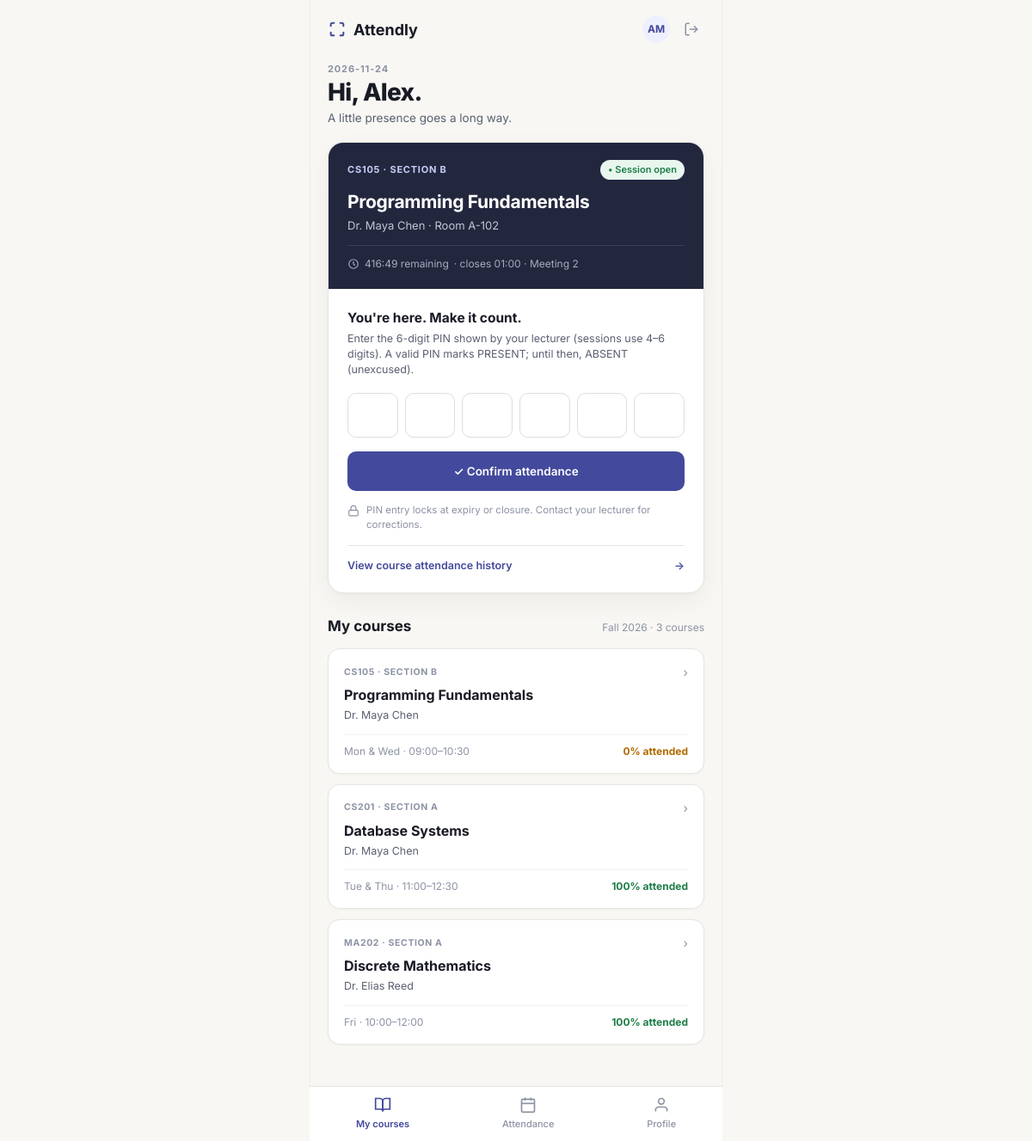
The app's page /student/checkin (signed in) with its own data.
### app/models/course_section.py (models this page shows, shortened)
class CourseSection(db.Model):
    __tablename__ = "course_sections"
    __table_args__ = (
        db.Index("idx_course_sections_course", "courseid"),
        db.Index("idx_course_sections_lecturer", "lecturerid"),
    )
    section_id = db.Column("sectionid", db.String(50), primary_key=True)
    course_id = db.Column(
        "courseid",
        db.String(50),
        db.ForeignKey(
            "courses.courseid",
            ondelete="RESTRICT",
            onupdate="CASCADE",
            name="fk_sections_course",
        ),
        nullable=False,
    )
    lecturer_id = db.Column(
        "lecturerid",
        db.String(50),
        db.ForeignKey(
            "lecturers.lecturerid",
            ondelete="SET NULL",
            onupdate="CASCADE",
            name="fk_sections_lecturer",
        ),
        nullable=True,
    )
    section_name = db.Column("sectionname", db.String(255), nullable=False)
    semester = db.Column("semester", db.String(50), nullable=False)
    room = db.Column("room", db.String(50), nullable=True)
    course = db.relationship("Course", back_populates="sections")
    lecturer = db.relationship(
        "Lecturer",
        back_populates="sections",
        foreign_keys=[lecturer_id],
    )
    enrollments = db.relationship(
        "Enrollment",
        back_populates="section",
        cascade="all, delete-orphan",
        passive_deletes=True,
        lazy="select",
    )
    attendance_sessions = db.relationship(
        "AttendanceSession",
        back_populates="section",
        cascade="all, delete-orphan",
        passive_deletes=True,
        lazy="select",
    )

### app/models/course.py (models this page shows, shortened)
class Course(db.Model):
    __tablename__ = "courses"
    __table_args__ = (
        db.CheckConstraint("credits > 0", name="ck_courses_credits_positive"),
    )
    course_id = db.Column("courseid", db.String(50), primary_key=True)
    course_name = db.Column("coursename", db.String(255), nullable=False)
    credits = db.Column("credits", db.Integer, nullable=False)
    sections = db.relationship(
        "CourseSection",
        back_populates="course",
        passive_deletes="all",
        lazy="select",
    )

### app/models/lecturer.py (models this page shows, shortened)
class Lecturer(User):
    __tablename__ = "lecturers"
    lecturer_id = db.Column(
        "lecturerid",
        db.String(50),
        primary_key=True,
    )
    user_id = db.Column(
        "userid",
        db.BigInteger,
        db.ForeignKey(
            "users.userid",
            ondelete="CASCADE",
            onupdate="CASCADE",
            name="fk_lecturers_user",
        ),
        unique=True,
        nullable=False,
    )
    fullname = db.Column(
        "fullname",
        db.String(255),
        nullable=False,
    )
    sections = db.relationship(
        "CourseSection",
        back_populates="lecturer",
        lazy="select",
    )
    __mapper_args__ = {
        "polymorphic_identity": "lecturer",
        "inherit_condition": (user_id == User.user_id),
    }
    @property
    def lecturerID(self) -> str:
        return self.lecturer_id
    @property
    def full_name(self) -> str:
        return self.fullname

### app/controllers/student_controller.py (the view, shortened to what this page needs)
@student_bp.route("", methods=["GET"])
@student_bp.route("/", methods=["GET"])
@student_bp.route("/courses", methods=["GET"])
@student_bp.route("/checkin", methods=["GET"])
@role_required("student")
def courses_checkin():
    student_id = _current_student_id()
    if not student_id:
        if _wants_json():
            return jsonify({"success": False, "message": "Student profile not found."}), 404
        flash("Student profile not found.", "danger")
        return redirect(url_for("auth.login"))
    sections, course_map, lecturer_map = _load_enrolled_sections(student_id)
    sec_ids = [s.section_id for s in sections]
    sec_lookup = {s.section_id: s for s in sections}
    all_sessions = (
        AttendanceSession.query.filter(AttendanceSession.section_id.in_(sec_ids))
        .order_by(AttendanceSession.start_time.desc())
        .all()
        if sec_ids
        else []
    )
    session_ids = [s.session_id for s in all_sessions]
    my_records = (
        AttendanceRecord.query.filter(
            AttendanceRecord.student_id == student_id,
            AttendanceRecord.session_id.in_(session_ids),
        ).all()
        if session_ids
        else []
    )
    record_by_session = {r.session_id: r for r in my_records}
    now = datetime.now()
    active_sessions = []
    open_sec_ids = set()
    for sess in all_sessions:
        rem = _remaining_seconds(sess, now)
        if rem <= 0:
            continue
        sec = sec_lookup.get(sess.section_id)
        if not sec:
            continue
        open_sec_ids.add(sec.section_id)
        rec = record_by_session.get(sess.session_id)
        my_status = (rec.status or "ABSENT").upper() if rec else "ABSENT"
        c_info = course_map.get(sec.course_id, {})
        active_sessions.append({
            "session_id": sess.session_id,
            "section_id": sec.section_id,
            "course_id": sec.course_id,
            "course_name": c_info.get("course_name", sec.course_id),
            "section_name": sec.section_name,
            "semester": sec.semester,
            "room": sec.room,
            "lecturer_name": lecturer_map.get(sec.lecturer_id, "TBA"),
            "session_date": sess.session_date.isoformat() if sess.session_date else None,
            "start_time": sess.start_time.isoformat() if sess.start_time else None,
            "end_time": sess.end_time.isoformat() if sess.end_time else None,
            "remaining_seconds": rem,
            "my_status": my_status,
            "already_checked_in": my_status in {"PRESENT", "LATE"},
            "check_time": rec.check_time.isoformat() if rec and rec.check_time else None,
        })
    active_session = next((s for s in active_sessions if not s["already_checked_in"]), None)
    if not active_session and active_sessions:
        active_session = active_sessions[0]
    sessions_by_sec = {}
    for sess in all_sessions:
        sessions_by_sec.setdefault(sess.section_id, []).append(sess)
    courses_list = []
    for sec in sections:
        c_info = course_map.get(sec.course_id, {})
        sec_sessions = sessions_by_sec.get(sec.section_id, [])
        sec_recs = [record_by_session[s.session_id] for s in sec_sessions if s.session_id in record_by_session]
        sec_sum = _summarize_records(sec_recs)
        courses_list.append({
            "section_id": sec.section_id,
            "course_id": sec.course_id,
            "course_name": c_info.get("course_name", sec.course_id),
            "credits": c_info.get("credits"),
            "section_name": sec.section_name,
            "semester": sec.semester,
            "room": sec.room,
            "lecturer_id": sec.lecturer_id,
            "lecturer_name": lecturer_map.get(sec.lecturer_id, "TBA"),
            "has_open_session": sec.section_id in open_sec_ids,
            "total_sessions": len(sec_sessions),
            "attendance_rate": sec_sum["attendance_rate"],
            "summary": sec_sum,
        })
    overall = _summarize_records(my_records)
    semesters = sorted({s.semester for s in sections if s.semester}, reverse=True)
    stats = {
        "total_courses": len(courses_list),
        "open_sessions": len(active_sessions),
        "current_semester": semesters[0] if semesters else "",
        **overall,
    }
    return render_template(
        "student/courses_checkin.html",
        courses=courses_list,
        sections=courses_list,
        active_session=active_session,
        active_sessions=active_sessions,
        stats=stats,
    )

### app/views/templates/student/courses_checkin.html (shortened to what this page needs)
{% extends "base.html" %}
{% block extra_css %}
<link rel="stylesheet" href="{{ url_for('static', filename='css/student.css') }}">
{% endblock %}
{% block student_content %}
{% set st = stats if stats is defined else {} %}
{% set course_list = courses if courses is defined else [] %}
{% set act = active_session if active_session is defined and active_session else None %}
{% set first_name = (session.get('fullname') or session.get('username') or 'Alex').split(' ')[0] %}
<div style="margin-bottom: 18px;">
    <div class="stu-date-eyebrow">
        {{ (act.session_date if act and act.session_date else (st.get('current_semester') or 'FALL 2026'))|upper }}
    </div>
    <h1 class="stu-greeting-title">Hi, {{ first_name }}.</h1>
    <p class="stu-greeting-sub">A little presence goes a long way.</p>
</div>
{% if act %}
<div class="stu-live-card" id="studentCheckinCard" data-remaining-seconds="{{ act.remaining_seconds or 0 }}">
    <div class="stu-live-hero">
        <div class="stu-live-top">
            <span class="stu-live-code">{{ act.course_id }} &middot; {{ act.section_name|upper }}</span>
            <span class="badge badge-success">&bull; Session open</span>
        </div>
        <h2 class="stu-live-title">{{ act.course_name }}</h2>
        <div class="stu-live-lecturer">{{ act.lecturer_name }} &middot; {{ act.room or 'Room TBA' }}</div>
        <div class="stu-live-timer-row">
            <svg width="14" height="14" viewBox="0 0 24 24" fill="none" stroke="currentColor" stroke-width="2">
                <circle cx="12" cy="12" r="9"></circle>
                <polyline points="12 7 12 12 15 15"></polyline>
            </svg>
            <span id="stuCountdownText">
            </span>
            <span>&middot; closes {{ act.end_time[11:16] if act.end_time else 'soon' }} &middot; Meeting {{ act.session_id }}</span>
        </div>
    </div>
    <div class="stu-live-body">
        {% if act.already_checked_in %}
            <div style="text-align: center; padding: 10px 4px;">
                <span class="badge badge-success" style="font-size: 12.5px; padding: 6px 14px; margin-bottom: 10px;">
                    &#10003; Checked in as {{ act.my_status }}
                </span>
                <h3 class="stu-prompt-title">Your attendance is confirmed!</h3>
                <p class="stu-prompt-desc" style="margin-bottom: 0;">
                    Recorded at {{ act.check_time[11:16] if act.check_time else 'just now' }} for {{ act.course_name }}.
                </p>
            </div>
        {% else %}
            <h3 class="stu-prompt-title">You're here. Make it count.</h3>
            <p class="stu-prompt-desc">
                Enter the 6-digit PIN shown by your lecturer (sessions use 4–6 digits). A valid PIN marks PRESENT; until then, ABSENT (unexcused).
            </p>
            <form method="POST" action="{{ url_for('attendance.submit_pin_checkin') }}" id="studentPinForm">
                <div class="pin-boxes-row" id="pinBoxesContainer">
                    <input type="text" inputmode="numeric" maxlength="1" class="pin-digit-box" data-idx="0" aria-label="PIN digit 1" autocomplete="one-time-code">
                    <input type="text" inputmode="numeric" maxlength="1" class="pin-digit-box" data-idx="1" aria-label="PIN digit 2">
                    <input type="text" inputmode="numeric" maxlength="1" class="pin-digit-box" data-idx="2" aria-label="PIN digit 3">
                    <input type="text" inputmode="numeric" maxlength="1" class="pin-digit-box" data-idx="3" aria-label="PIN digit 4">
                    <input type="text" inputmode="numeric" maxlength="1" class="pin-digit-box" data-idx="4" aria-label="PIN digit 5">
                    <input type="text" inputmode="numeric" maxlength="1" class="pin-digit-box" data-idx="5" aria-label="PIN digit 6">
                </div>
                <button type="submit" class="btn btn-primary btn-block" style="height: 46px;">
                    &#10003; Confirm attendance
                </button>
            </form>
            <div class="stu-lock-note">
                <svg width="14" height="14" viewBox="0 0 24 24" fill="none" stroke="currentColor" stroke-width="2" style="flex-shrink: 0; margin-top: 2px;">
                    <rect x="3" y="11" width="18" height="11" rx="2" ry="2"></rect>
                    <path d="M7 11V7a5 5 0 0 1 10 0v4"></path>
                </svg>
                <span>PIN entry locks at expiry or closure. Contact your lecturer for corrections.</span>
            </div>
        {% endif %}
        <a href="{{ url_for('student.attendance_history', section_id=act.section_id) }}" class="stu-card-footer-link">
            <span>View course attendance history</span>
            <span>&rarr;</span>
        </a>
    </div>
</div>
{% endif %}
<div class="stu-section-header">
    <h2 class="stu-section-title">My courses</h2>
    <span class="stu-section-meta">{{ st.get('current_semester') or 'Fall 2026' }} &middot; {{ course_list|length }} courses</span>
</div>
{% if course_list %}
    {% set course_schedules = ['Mon & Wed · 09:00–10:30', 'Tue & Thu · 11:00–12:30', 'Fri · 10:00–12:00', 'Thu · 14:00–16:00'] %}
    {% for c in course_list %}
        {% set rate_int = (c.attendance_rate or 0)|round(0)|int %}
        <a href="{{ url_for('student.attendance_history', section_id=c.section_id) }}" class="stu-course-card">
            <div class="stu-course-top">
                <span class="stu-course-code">{{ c.course_id }} &middot; {{ c.section_name|upper }}</span>
                <span style="color: var(--text-muted); font-size: 14px;">&rsaquo;</span>
            </div>
            <div class="stu-course-name">{{ c.course_name }}</div>
            <div class="stu-course-lecturer">{{ c.lecturer_name }}</div>
            <div class="stu-course-bottom">
                <span>{{ course_schedules[loop.index0 % (course_schedules|length)] }}</span>
                <span class="stu-attended-rate {% if rate_int < 80 and c.total_sessions > 0 %}warning{% endif %}">
                    {{ rate_int if c.total_sessions > 0 else 100 }}% attended
                </span>
            </div>
        </a>
    {% endfor %}
{% else %}
    <div class="card-panel" style="text-align: center; padding: 28px 16px; color: var(--text-muted);">
        You are not enrolled in any course sections yet.
    </div>
{% endif %}
{% endblock %}

### records on screen
CourseSection: course_id "CS105", section_name "SECTION B", room "Room A-102", semester "Fall 2026", course_id "CS105", section_name "SECTION B"
Course: course_name "Programming Fundamentals", course_name "Programming Fundamentals"
Lecturer: lecturer_name "Dr. Maya Chen", lecturer_name "Dr. Maya Chen" "Dr. Maya Chen"
CourseSection: course_id "CS201", section_name "SECTION A"
Course: course_name "Database Systems"
CourseSection: course_id "MA202", section_name "SECTION A"
Course: course_name "Discrete Mathematics"
Lecturer: lecturer_name "Dr. Elias Reed"

### other values on screen
{{ initials }} "AM"
{{ first_name }} "Alex"
{{ act.end_time[11:16] if act.end_time else 'soon' }} "01:00"
{{ act.session_id }} "2"
{{ course_list|length }} "3"
{{ course_schedules[loop.index0 % (course_schedules|length)] }} "Mon & Wed · 09:00–10:30" "Tue & Thu · 11:00–12:30" "Fri · 10:00–12:00"
{{ rate_int if c.total_sessions > 0 else 100 }} "0" "100" "100"
